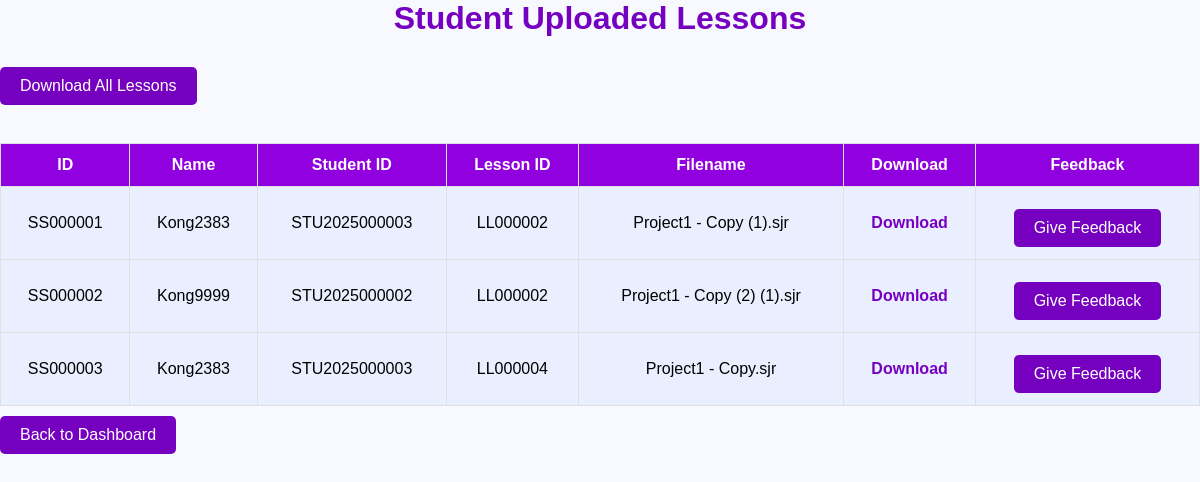
The app's page /teacher/view_submissions.php, older data.
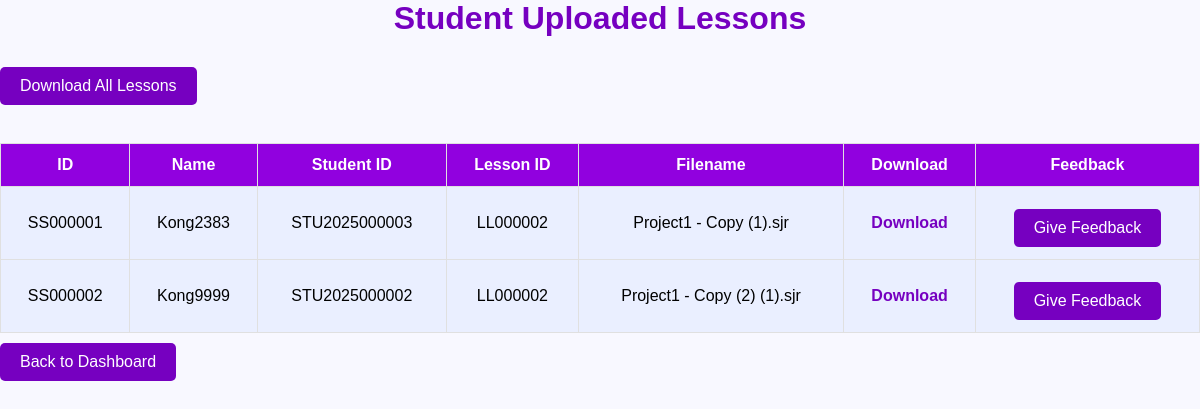
The same page, newer data.
### tables this page shows
CREATE TABLE `student_submit` (
  `submit_id` varchar(20) NOT NULL,
  `student_id` varchar(255) NOT NULL,
  `class_id` varchar(20) NOT NULL,
  `lesson_id` varchar(255) NOT NULL,
  `filename` varchar(255) NOT NULL,
  `filepath` varchar(255) NOT NULL,
  `upload_time` timestamp NOT NULL DEFAULT current_timestamp()
);

CREATE TABLE `student` (
  `student_id` varchar(20) NOT NULL,
  `S_Username` varchar(50) NOT NULL,
  `S_Password` varchar(200) NOT NULL,
  `S_Mail` varchar(100) NOT NULL,
  `identity` enum('student') NOT NULL DEFAULT 'student',
  `reset_token` varchar(64) DEFAULT NULL,
  `reset_token_expires` datetime DEFAULT NULL
);

### teacher/view_submissions.php (the view, shortened to what this page needs)
<?php
include '../phpfile/connect.php';
?>
<!DOCTYPE html>
<html lang="en">
<head>
    <link rel="stylesheet" href="../cssfile/headeraf.css">
    <link rel="stylesheet" href="../cssfile/view_ssub.css">
</head>
<body>
    <h2>Student Uploaded Lessons</h2>
    <button onclick="downloadAll()">Download All Lessons</button><br><br>
    <table border="1">
        <thead>
            <tr>
                <th>ID</th>
                <th>Name</th>
                <th>Student ID</th>
                <th>Lesson ID</th>
                <th>Filename</th>
                <th>Download</th>
                <th>Feedback</th>
            </tr>
        </thead>
        <tbody>
        <?php
            $result = mysqli_query($connect, "SELECT ss.*, s.S_username, s.student_id FROM student_submit ss JOIN student s ON ss.student_id = s.student_id");
            $count = mysqli_num_rows($result);
            if ($count > 0) {
                while ($row = mysqli_fetch_assoc($result)) {
        ?>
            <tr>
                <td><?php echo $row['submit_id']; ?></td>
                <td><?php echo $row['S_username']; ?></td>
                <td><?php echo $row['student_id']; ?></td>
                <td><?php echo $row['lesson_id']; ?></td>
                <td><?php echo $row['filename']; ?></td>
                <td><a href="../Student/<?php echo $row['filepath']; ?>" class="download-link" data-filename="<?php echo $row['filename']; ?>" download>Download</a></td>
                <td>
                    <button onclick="openFeedbackModal('<?php echo $row['submit_id']; ?>', '<?php echo $row['student_id']; ?>')">Give Feedback</button>
                </td>
            </tr>
        <?php
                }
            } else {
                echo "<tr><td colspan='7'>No uploads found.</td></tr>";
            }
        ?>
        </tbody>
    </table>
    <button onclick="location.href='Main_page.php'">Back to Dashboard</button>
</body>
</html>

### cssfile/headeraf.css (style rules this page uses)
body { background-size: cover; background-repeat: no-repeat; background-position: center; font-family: 'Times New Roman', Times, serif; }

### cssfile/view_ssub.css (style rules this page uses)
* { margin: 0; padding: 0; }
body, html { min-height: 100vh; color: var(--text-dark); font-family: Arial, sans-serif; background-color: var(--background); }
h2 { font-size: 2rem; color: var(--primary-color); margin-bottom: 20px; text-align: center; }
table { width: 100%; border-collapse: collapse; margin-top: 20px; }
table th, table td { padding: 12px; text-align: center; border: 1px solid var(--grey); }
table th { background-color: var(--secondary-color); color: var(--white); }
table td { background-color: var(--third-color); }
table tr:nth-child(even) { background-color: #f4f4f4; }
button { padding: 10px 20px; font-size: 1rem; background-color: var(--primary-color); color: var(--white); border: none; border-radius: 5px; cursor: pointer; margin-top: 10px; }
.download-link { color: var(--primary-color); text-decoration: none; font-weight: bold; }

### cssfile/global.css (style rules this page uses)
:root { --primary-color: #7600c0; --secondary-color: #9101df; --third-color: #eaefff; --text-dark: black; --text-light: rgb(97, 97, 97); --white: white; --grey: #e0e0e0; --background:#F8F8FF; }
* { margin: 0; padding: 0; }
body, html { min-height: 100vh; color: #000; }

Row changes from the older to the newer data that the page shows:
removed student_submit: submit_id "SS000003", student.S_Username "Kong2383", student.student_id "STU2025000003", lesson "LL000004", filename "Project1 - Copy.sjr"
